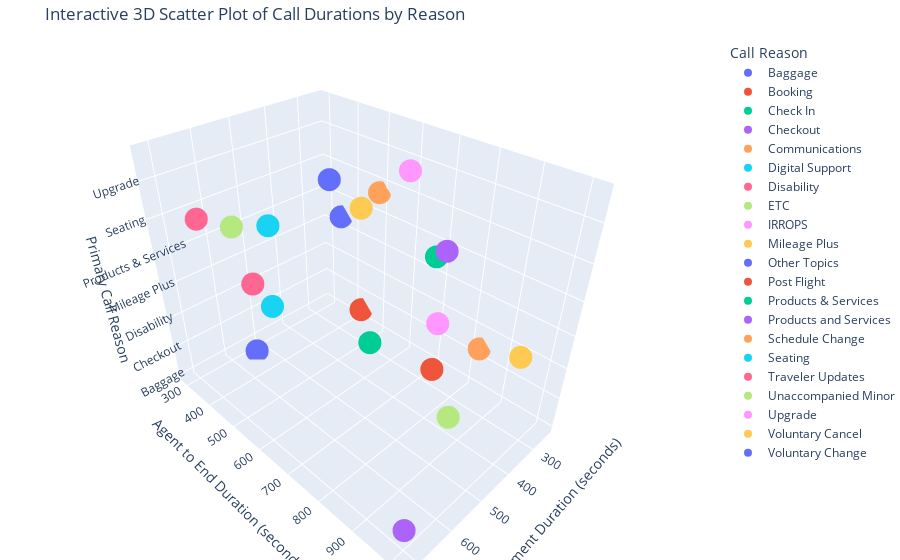

The notebook cell saved with this chart:
### Code cell
import pandas as pd
import plotly.graph_objs as go
import plotly.express as px

# Load the dataset
file_path = 'duration_reason_cleaned.csv'  # Update this with your actual file path
df = pd.read_csv(file_path)

# Clean up column names by stripping extra spaces
df.columns = df.columns.str.strip()

# Convert the duration columns (from 'HH:MM:SS' format) to seconds
df['agent_assignment_duration_sec'] = pd.to_timedelta(df['agent_assignment_duration']).dt.total_seconds()
df['agent_to_end_duration_sec'] = pd.to_timedelta(df['agent_to_end_duration']).dt.total_seconds()

# Group by 'primary_call_reason' and calculate average durations
grouped_df = df.groupby('primary_call_reason').agg({
    'agent_assignment_duration_sec': 'mean',
    'agent_to_end_duration_sec': 'mean'
}).reset_index()

# Create a 3D scatter plot with plotly
fig = px.scatter_3d(
    grouped_df,
    x='agent_assignment_duration_sec',
    y='agent_to_end_duration_sec',
    z='primary_call_reason',  # Using primary_call_reason as the z-axis
    color='primary_call_reason',
    labels={
        'agent_assignment_duration_sec': 'Agent Assignment Duration (seconds)',
        'agent_to_end_duration_sec': 'Agent to End Duration (seconds)',
        'primary_call_reason': 'Call Reason'
    },
    title='Interactive 3D Scatter Plot of Call Durations by Reason'
)

# Update layout for better readability
fig.update_layout(scene = dict(
                    xaxis_title='Agent Assignment Duration (seconds)',
                    yaxis_title='Agent to End Duration (seconds)',
                    zaxis_title='Primary Call Reason'),
                  margin=dict(l=0, r=0, b=0, t=40))

# Show the dynamic plot
fig.show()

### Figure 1 — Plotly figure (JSON) as saved in the notebook; plotly's stock layout.template omitted (floating-point values rounded to 4 significant figures)
{"data": [{"hovertemplate": "Call Reason=%{z}<br>Agent Assignment Duration (seconds)=%{x}<br>Agent to End Duration (seconds)=%{y}<extra></extra>", "legendgroup": "Baggage", "marker": {"color": "#636efa", "symbol": "circle"}, "mode": "markers", "name": "Baggage", "scene": "scene", "showlegend": true, "type": "scatter3d", "x": [542.1], "y": [333.6], "z": ["Baggage"]}, {"hovertemplate": "Call Reason=%{z}<br>Agent Assignment Duration (seconds)=%{x}<br>Agent to End Duration (seconds)=%{y}<extra></extra>", "legendgroup": "Booking", "marker": {"color": "#EF553B", "symbol": "circle"}, "mode": "markers", "name": "Booking", "scene": "scene", "showlegend": true, "type": "scatter3d", "x": [240.2], "y": [427.7], "z": ["Booking"]}, {"hovertemplate": "Call Reason=%{z}<br>Agent Assignment Duration (seconds)=%{x}<br>Agent to End Duration (seconds)=%{y}<extra></extra>", "legendgroup": "Check In", "marker": {"color": "#00cc96", "symbol": "circle"}, "mode": "markers", "name": "Check In", "scene": "scene", "showlegend": true, "type": "scatter3d", "x": [355.8], "y": [574.1], "z": ["Check In"]}, {"hovertemplate": "Call Reason=%{z}<br>Agent Assignment Duration (seconds)=%{x}<br>Agent to End Duration (seconds)=%{y}<extra></extra>", "legendgroup": "Checkout", "marker": {"color": "#ab63fa", "symbol": "circle"}, "mode": "markers", "name": "Checkout", "scene": "scene", "showlegend": true, "type": "scatter3d", "x": [724.7], "y": [1017.0], "z": ["Checkout"]}, {"hovertemplate": "Call Reason=%{z}<br>Agent Assignment Duration (seconds)=%{x}<br>Agent to End Duration (seconds)=%{y}<extra></extra>", "legendgroup": "Communications", "marker": {"color": "#FFA15A", "symbol": "circle"}, "mode": "markers", "name": "Communications", "scene": "scene", "showlegend": true, "type": "scatter3d", "x": [240.0], "y": [826.7], "z": ["Communications"]}, {"hovertemplate": "Call Reason=%{z}<br>Agent Assignment Duration (seconds)=%{x}<br>Agent to End Duration (seconds)=%{y}<extra></extra>", "legendgroup": "Digital Support", "marker": {"color": "#19d3f3", "symbol": "circle"}, "mode": "markers", "name": "Digital Support", "scene": "scene", "showlegend": true, "type": "scatter3d", "x": [505.7], "y": [372.3], "z": ["Digital Support"]}, {"hovertemplate": "Call Reason=%{z}<br>Agent Assignment Duration (seconds)=%{x}<br>Agent to End Duration (seconds)=%{y}<extra></extra>", "legendgroup": "Disability", "marker": {"color": "#FF6692", "symbol": "circle"}, "mode": "markers", "name": "Disability", "scene": "scene", "showlegend": true, "type": "scatter3d", "x": [503.5], "y": [292.1], "z": ["Disability"]}, {"hovertemplate": "Call Reason=%{z}<br>Agent Assignment Duration (seconds)=%{x}<br>Agent to End Duration (seconds)=%{y}<extra></extra>", "legendgroup": "ETC", "marker": {"color": "#B6E880", "symbol": "circle"}, "mode": "markers", "name": "ETC", "scene": "scene", "showlegend": true, "type": "scatter3d", "x": [544.3], "y": [962.9], "z": ["ETC"]}, {"hovertemplate": "Call Reason=%{z}<br>Agent Assignment Duration (seconds)=%{x}<br>Agent to End Duration (seconds)=%{y}<extra></extra>", "legendgroup": "IRROPS", "marker": {"color": "#FF97FF", "symbol": "circle"}, "mode": "markers", "name": "IRROPS", "scene": "scene", "showlegend": true, "type": "scatter3d", "x": [360.1], "y": [785.1], "z": ["IRROPS"]}, {"hovertemplate": "Call Reason=%{z}<br>Agent Assignment Duration (seconds)=%{x}<br>Agent to End Duration (seconds)=%{y}<extra></extra>", "legendgroup": "Mileage Plus", "marker": {"color": "#FECB52", "symbol": "circle"}, "mode": "markers", "name": "Mileage Plus", "scene": "scene", "showlegend": true, "type": "scatter3d", "x": [361.0], "y": [995.6], "z": ["Mileage Plus"]}, {"hovertemplate": "Call Reason=%{z}<br>Agent Assignment Duration (seconds)=%{x}<br>Agent to End Duration (seconds)=%{y}<extra></extra>", "legendgroup": "Other Topics", "marker": {"color": "#636efa", "symbol": "circle"}, "mode": "markers", "name": "Other Topics", "scene": "scene", "showlegend": true, "type": "scatter3d", "x": [238.8], "y": [350.1], "z": ["Other Topics"]}, {"hovertemplate": "Call Reason=%{z}<br>Agent Assignment Duration (seconds)=%{x}<br>Agent to End Duration (seconds)=%{y}<extra></extra>", "legendgroup": "Post Flight", "marker": {"color": "#EF553B", "symbol": "circle"}, "mode": "markers", "name": "Post Flight", "scene": "scene", "showlegend": true, "type": "scatter3d", "x": [569.4], "y": [932.9], "z": ["Post Flight"]}, {"hovertemplate": "Call Reason=%{z}<br>Agent Assignment Duration (seconds)=%{x}<br>Agent to End Duration (seconds)=%{y}<extra></extra>", "legendgroup": "Products & Services", "marker": {"color": "#00cc96", "symbol": "circle"}, "mode": "markers", "name": "Products & Services", "scene": "scene", "showlegend": true, "type": "scatter3d", "x": [297.9], "y": [720.1], "z": ["Products & Services"]}, {"hovertemplate": "Call Reason=%{z}<br>Agent Assignment Duration (seconds)=%{x}<br>Agent to End Duration (seconds)=%{y}<extra></extra>", "legendgroup": "Products and Services", "marker": {"color": "#ab63fa", "symbol": "circle"}, "mode": "markers", "name": "Products and Services", "scene": "scene", "showlegend": true, "type": "scatter3d", "x": [303.2], "y": [751.0], "z": ["Products and Services"]}, {"hovertemplate": "Call Reason=%{z}<br>Agent Assignment Duration (seconds)=%{x}<br>Agent to End Duration (seconds)=%{y}<extra></extra>", "legendgroup": "Schedule Change", "marker": {"color": "#FFA15A", "symbol": "circle"}, "mode": "markers", "name": "Schedule Change", "scene": "scene", "showlegend": true, "type": "scatter3d", "x": [240.8], "y": [490.0], "z": ["Schedule Change"]}, {"hovertemplate": "Call Reason=%{z}<br>Agent Assignment Duration (seconds)=%{x}<br>Agent to End Duration (seconds)=%{y}<extra></extra>", "legendgroup": "Seating", "marker": {"color": "#19d3f3", "symbol": "circle"}, "mode": "markers", "name": "Seating", "scene": "scene", "showlegend": true, "type": "scatter3d", "x": [570.8], "y": [475.0], "z": ["Seating"]}, {"hovertemplate": "Call Reason=%{z}<br>Agent Assignment Duration (seconds)=%{x}<br>Agent to End Duration (seconds)=%{y}<extra></extra>", "legendgroup": "Traveler Updates", "marker": {"color": "#FF6692", "symbol": "circle"}, "mode": "markers", "name": "Traveler Updates", "scene": "scene", "showlegend": true, "type": "scatter3d", "x": [690.0], "y": [393.2], "z": ["Traveler Updates"]}, {"hovertemplate": "Call Reason=%{z}<br>Agent Assignment Duration (seconds)=%{x}<br>Agent to End Duration (seconds)=%{y}<extra></extra>", "legendgroup": "Unaccompanied Minor", "marker": {"color": "#B6E880", "symbol": "circle"}, "mode": "markers", "name": "Unaccompanied Minor", "scene": "scene", "showlegend": true, "type": "scatter3d", "x": [688.3], "y": [519.2], "z": ["Unaccompanied Minor"]}, {"hovertemplate": "Call Reason=%{z}<br>Agent Assignment Duration (seconds)=%{x}<br>Agent to End Duration (seconds)=%{y}<extra></extra>", "legendgroup": "Upgrade", "marker": {"color": "#FF97FF", "symbol": "circle"}, "mode": "markers", "name": "Upgrade", "scene": "scene", "showlegend": true, "type": "scatter3d", "x": [298.5], "y": [632.3], "z": ["Upgrade"]}, {"hovertemplate": "Call Reason=%{z}<br>Agent Assignment Duration (seconds)=%{x}<br>Agent to End Duration (seconds)=%{y}<extra></extra>", "legendgroup": "Voluntary Cancel", "marker": {"color": "#FECB52", "symbol": "circle"}, "mode": "markers", "name": "Voluntary Cancel", "scene": "scene", "showlegend": true, "type": "scatter3d", "x": [539.5], "y": [721.9], "z": ["Voluntary Cancel"]}, {"hovertemplate": "Call Reason=%{z}<br>Agent Assignment Duration (seconds)=%{x}<br>Agent to End Duration (seconds)=%{y}<extra></extra>", "legendgroup": "Voluntary Change", "marker": {"color": "#636efa", "symbol": "circle"}, "mode": "markers", "name": "Voluntary Change", "scene": "scene", "showlegend": true, "type": "scatter3d", "x": [540.5], "y": [639.2], "z": ["Voluntary Change"]}], "layout": {"legend": {"title": {"text": "Call Reason"}, "tracegroupgap": 0}, "margin": {"b": 0, "l": 0, "r": 0, "t": 40}, "scene": {"domain": {"x": [0, 1], "y": [0, 1]}, "xaxis": {"title": {"text": "Agent Assignment Duration (seconds)"}}, "yaxis": {"title": {"text": "Agent to End Duration (seconds)"}}, "zaxis": {"categoryarray": ["Baggage", "Booking", "Check In", "Checkout", "Communications", "Digital Support", "Disability", "ETC", "IRROPS", "Mileage Plus", "Other Topics", "Post Flight", "Products & Services", "Products and Services", "Schedule Change", "Seating", "Traveler Updates", "Unaccompanied Minor", "Upgrade", "Voluntary Cancel", "Voluntary Change"], "categoryorder": "array", "title": {"text": "Primary Call Reason"}}}, "title": {"text": "Interactive 3D Scatter Plot of Call Durations by Reason"}}}
